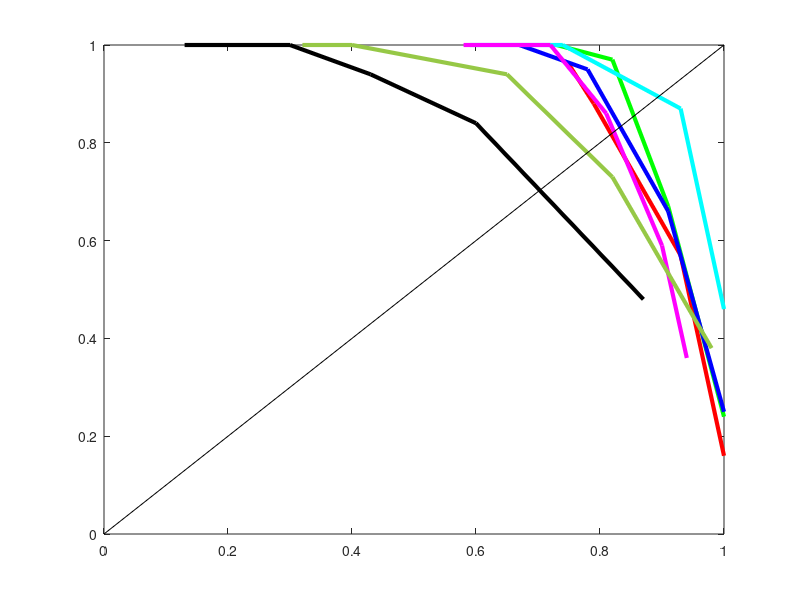

This figure's MATLAB source: (Note: this script raises an error after producing the figure.)
% Threshold at 50%
cc_g_recall_50 = [ 0.75 0.79 0.93 1 1];
cc_g_precision_50 = [ 0.96 0.88 0.57 0.16 0.16];
plot(cc_g_recall_50, cc_g_precision_50, 'r', 'LineWidth', 3)
hold on;

% Threshold at 55%
cc_g_recall_55 = [ 0.73 0.82 0.91 1 1];
cc_g_precision_55 = [ 1 0.97 0.67 0.24 0.24];
plot(cc_g_recall_55, cc_g_precision_55, 'g', 'LineWidth', 3)
hold on;

% Threshold at 60%
cc_g_recall_60 = [ 0.67 0.78 0.91 1 1];
cc_g_precision_60 = [ 1 0.95 0.66 0.25 0.25];
plot(cc_g_recall_60, cc_g_precision_60, 'b', 'LineWidth', 3)
hold on;

% Threshold at 65%
cc_g_recall_65 = [ 0.59 0.74 0.93 1 1];
cc_g_precision_65 = [ 1 1 0.87 0.46 0.46];
plot(cc_g_recall_65, cc_g_precision_65, 'c', 'LineWidth', 3)
hold on;

% Threshold at 70%
cc_g_recall_70 = [ 0.58 0.72 0.81 0.90 0.94];
cc_g_precision_70 = [ 1 1 0.86 0.59 0.36];
plot(cc_g_recall_70, cc_g_precision_70,'m', 'LineWidth', 3)
hold on;

% Threshold at 75%
cc_g_recall_75 = [ 0.32 0.40 0.65 0.82 0.98];
cc_g_precision_75 = [ 1 1 0.94 0.73 0.38];
plot(cc_g_recall_75, cc_g_precision_75, 'Color',[150/255 200/255 70/255], 'LineWidth', 3)
hold on;

% Threshold at 80%
cc_g_recall_80 = [ 0.13 0.30 0.43 0.60 0.87];
cc_g_precision_80 = [ 1 1 0.94 0.84 0.48];
plot(cc_g_recall_80, cc_g_precision_80, 'k', 'LineWidth', 3)
hold on;


x = [0 1];
plot(x,x, 'k')

legend('50%','55%','60%','65%','70%','75%','80%',7); 

axis([0 1 0 1]);
set(gca,'XTick',[0 0.2 0.4 0.6 0.8 1])
set(gca,'YTick',[0 0.2 0.4 0.6 0.8 1])

xlabel('Recall');
ylabel('Precision');
